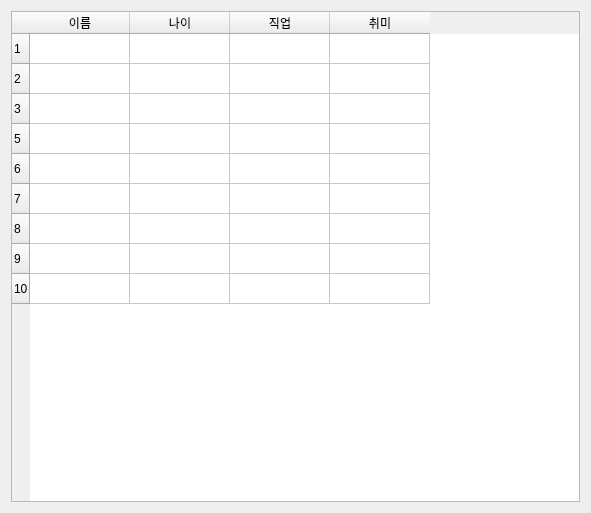
<?xml version="1.0" encoding="UTF-8"?>
<ui version="4.0">
 <class>Dialog</class>
 <widget class="QDialog" name="Dialog">
  <property name="geometry">
   <rect>
    <x>0</x>
    <y>0</y>
    <width>591</width>
    <height>513</height>
   </rect>
  </property>
  <property name="windowTitle">
   <string>Dialog</string>
  </property>
  <layout class="QGridLayout" name="gridLayout">
   <item row="0" column="0">
    <widget class="QTableWidget" name="tableWidget">
     <row>
      <property name="text">
       <string>1</string>
      </property>
     </row>
     <row>
      <property name="text">
       <string>2</string>
      </property>
     </row>
     <row>
      <property name="text">
       <string>3</string>
      </property>
     </row>
     <row>
      <property name="text">
       <string>5</string>
      </property>
     </row>
     <row>
      <property name="text">
       <string>6</string>
      </property>
     </row>
     <row>
      <property name="text">
       <string>7</string>
      </property>
     </row>
     <row>
      <property name="text">
       <string>8</string>
      </property>
     </row>
     <row>
      <property name="text">
       <string>9</string>
      </property>
     </row>
     <row>
      <property name="text">
       <string>10</string>
      </property>
     </row>
     <column>
      <property name="text">
       <string>이름</string>
      </property>
     </column>
     <column>
      <property name="text">
       <string>나이</string>
      </property>
     </column>
     <column>
      <property name="text">
       <string>직업</string>
      </property>
     </column>
     <column>
      <property name="text">
       <string>취미</string>
      </property>
     </column>
    </widget>
   </item>
  </layout>
 </widget>
 <resources/>
 <connections/>
</ui>
